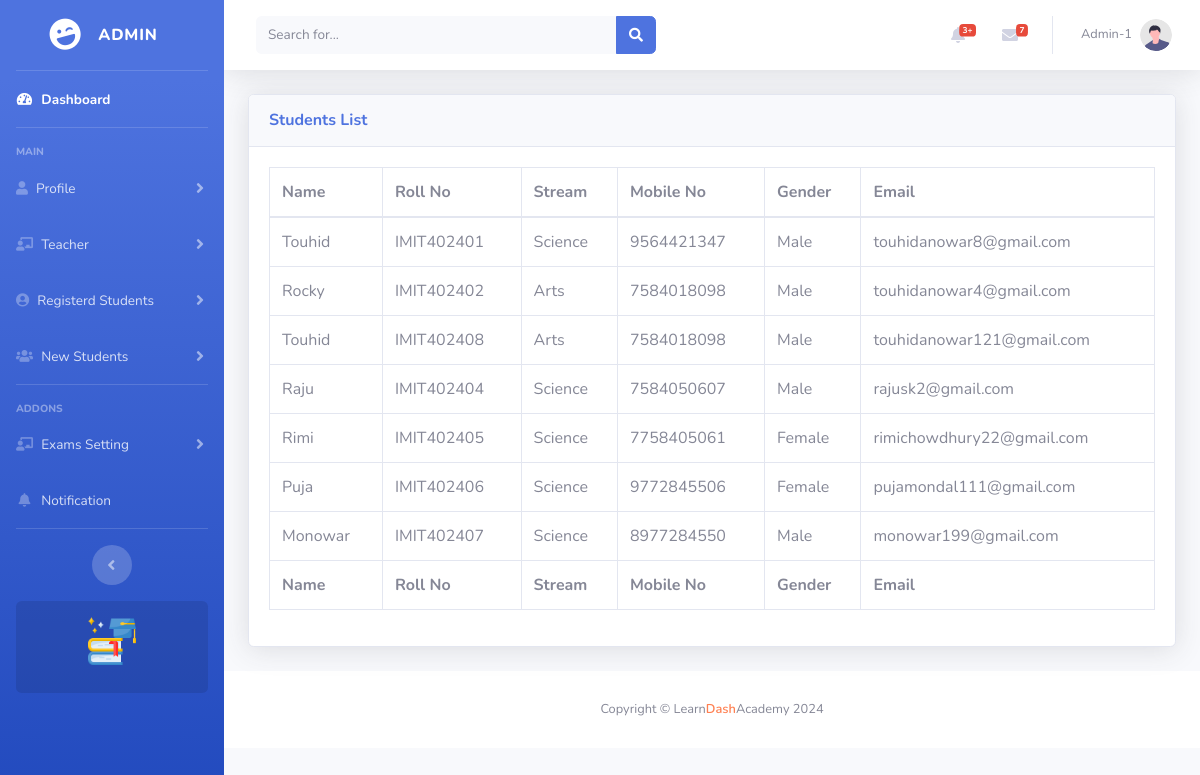
The app's page /Admin/students_lists_tb.php (signed in) with its own data.
### tables this page shows
CREATE TABLE IF NOT EXISTS `reg_students` (
  `id` int NOT NULL AUTO_INCREMENT,
  `email` varchar(100) NOT NULL,
  `roll_number` varchar(50) NOT NULL,
  `password` varchar(255) NOT NULL,
  `first_name` varchar(50) NOT NULL,
  `last_name` varchar(50) NOT NULL,
  `mobile_no` varchar(15) NOT NULL,
  `stream` varchar(50) NOT NULL,
  `gender` varchar(10) NOT NULL,
  `marital_status` varchar(15) NOT NULL,
  `nationality` varchar(50) NOT NULL,
  `address` text NOT NULL,
  `city` varchar(50) NOT NULL,
  `state` varchar(50) NOT NULL,
  `zip` varchar(10) NOT NULL,
  `post_office` varchar(50) NOT NULL,
  `profile_image` varchar(300) NOT NULL,
  `otp` varchar(6) DEFAULT NULL,
  `is_verified` tinyint(1) DEFAULT '0',
  PRIMARY KEY (`id`)
);

### Admin/students_lists_tb.php (the view, shortened to what this page needs)
<?php include 'header.php' ?>
<div class="container-fluid">
    <div class="card shadow mb-4">
        <div class="card-header py-3">
            <h6 class="m-0 font-weight-bold text-primary">Students List</h6>
        </div>
        <div class="card-body">
            <div class="table-responsive">
                <table class="table table-bordered" id="dataTable" width="100%" cellspacing="0">
                    <thead>
                        <tr>
                            <th>Name</th>
                            <th>Roll No</th>
                            <th>Stream</th>
                            <th>Mobile No</th>
                            <th>Gender</th>
                            <th>Email</th>
                        </tr>
                    </thead>
                    <tfoot>
                        <tr>
                            <th>Name</th>
                            <th>Roll No</th>
                            <th>Stream</th>
                            <th>Mobile No</th>
                            <th>Gender</th>
                            <th>Email</th>
                        </tr>
                    </tfoot>
                    <tbody>
                        <?php
                        $conn = new mysqli('localhost', 'root', '', 'students_db');
                        $query = "SELECT first_name, roll_number, stream, mobile_no, gender, email FROM reg_students";
                        $result = $conn->query($query);
                        if ($result->num_rows > 0) {
                            while ($row = $result->fetch_assoc()) {
                                echo "<tr>";
                                echo "<td>" . htmlspecialchars($row['first_name']) . "</td>";
                                echo "<td>" . htmlspecialchars($row['roll_number']) . "</td>";
                                echo "<td>" . htmlspecialchars($row['stream']) . "</td>";
                                echo "<td>" . htmlspecialchars($row['mobile_no']) . "</td>";
                                echo "<td>" . htmlspecialchars($row['gender']) . "</td>";
                                echo "<td>" . htmlspecialchars($row['email']) . "</td>";
                                echo "</tr>";
                            }
                        } else {
                            echo "<tr><td colspan='6'>No records found.</td></tr>";
                        }
                        ?>
                    </tbody>
                </table>
            </div>
        </div>
    </div>
</div>
<?php include 'footer.php' ?>
</body>
</html>

### Admin/topbar.php (shortened to what this page needs)
<nav class="navbar navbar-expand navbar-light bg-white topbar mb-4 static-top shadow">
                    <form
                        class="d-none d-sm-inline-block form-inline mr-auto ml-md-3 my-2 my-md-0 mw-100 navbar-search">
                        <div class="input-group">
                            <input type="text" class="form-control bg-light border-0 small" placeholder="Search for..."
                                aria-label="Search" aria-describedby="basic-addon2">
                            <div class="input-group-append">
                                <button class="btn btn-primary" type="button">
                                    <i class="fas fa-search fa-sm"></i>
                                </button>
                            </div>
                        </div>
                    </form>
                    <ul class="navbar-nav ml-auto">
                        <li class="nav-item dropdown no-arrow mx-1">
                            <a class="nav-link dropdown-toggle" href="#" id="alertsDropdown" role="button"
                                data-toggle="dropdown" aria-haspopup="true" aria-expanded="false">
                                <i class="fas fa-bell fa-fw"></i>
                                <span class="badge badge-danger badge-counter">3+</span>
                            </a>
                        </li>
                        <li class="nav-item dropdown no-arrow mx-1">
                            <a class="nav-link dropdown-toggle" href="#" id="messagesDropdown" role="button"
                                data-toggle="dropdown" aria-haspopup="true" aria-expanded="false">
                                <i class="fas fa-envelope fa-fw"></i>
                                <span class="badge badge-danger badge-counter">7</span>
                            </a>
                        </li>
                        <li class="nav-item dropdown no-arrow">
                            <a class="nav-link dropdown-toggle" href="#" id="userDropdown" role="button"
                                data-toggle="dropdown" aria-haspopup="true" aria-expanded="false">
                                <span class="mr-2 d-none d-lg-inline text-gray-600 small"><?= htmlspecialchars($row['name'])?></span>
                                <img class="img-profile rounded-circle"
                                    src="img/undraw_profile.svg">
                            </a>
                        </li>
                    </ul>
                </nav>

### records on screen
reg_students: first_name "Touhid", roll_number "IMIT402401", stream "Science", mobile_no "9564421347", gender "Male", email "touhidanowar8@gmail.com"
reg_students: first_name "Rocky", roll_number "IMIT402402", stream "Arts", mobile_no "7584018098", gender "Male", email "touhidanowar4@gmail.com"
reg_students: first_name "Touhid", roll_number "IMIT402408", stream "Arts", mobile_no "7584018098", gender "Male", email "touhidanowar121@gmail.com"
reg_students: first_name "Raju", roll_number "IMIT402404", stream "Science", mobile_no "7584050607", gender "Male", email "rajusk2@gmail.com"
reg_students: first_name "Rimi", roll_number "IMIT402405", stream "Science", mobile_no "7758405061", gender "Female", email "rimichowdhury22@gmail.com"
reg_students: first_name "Puja", roll_number "IMIT402406", stream "Science", mobile_no "9772845506", gender "Female", email "pujamondal111@gmail.com"
reg_students: first_name "Monowar", roll_number "IMIT402407", stream "Science", mobile_no "8977284550", gender "Male", email "monowar199@gmail.com"

### other values on screen
$row['name'] "Admin-1"
